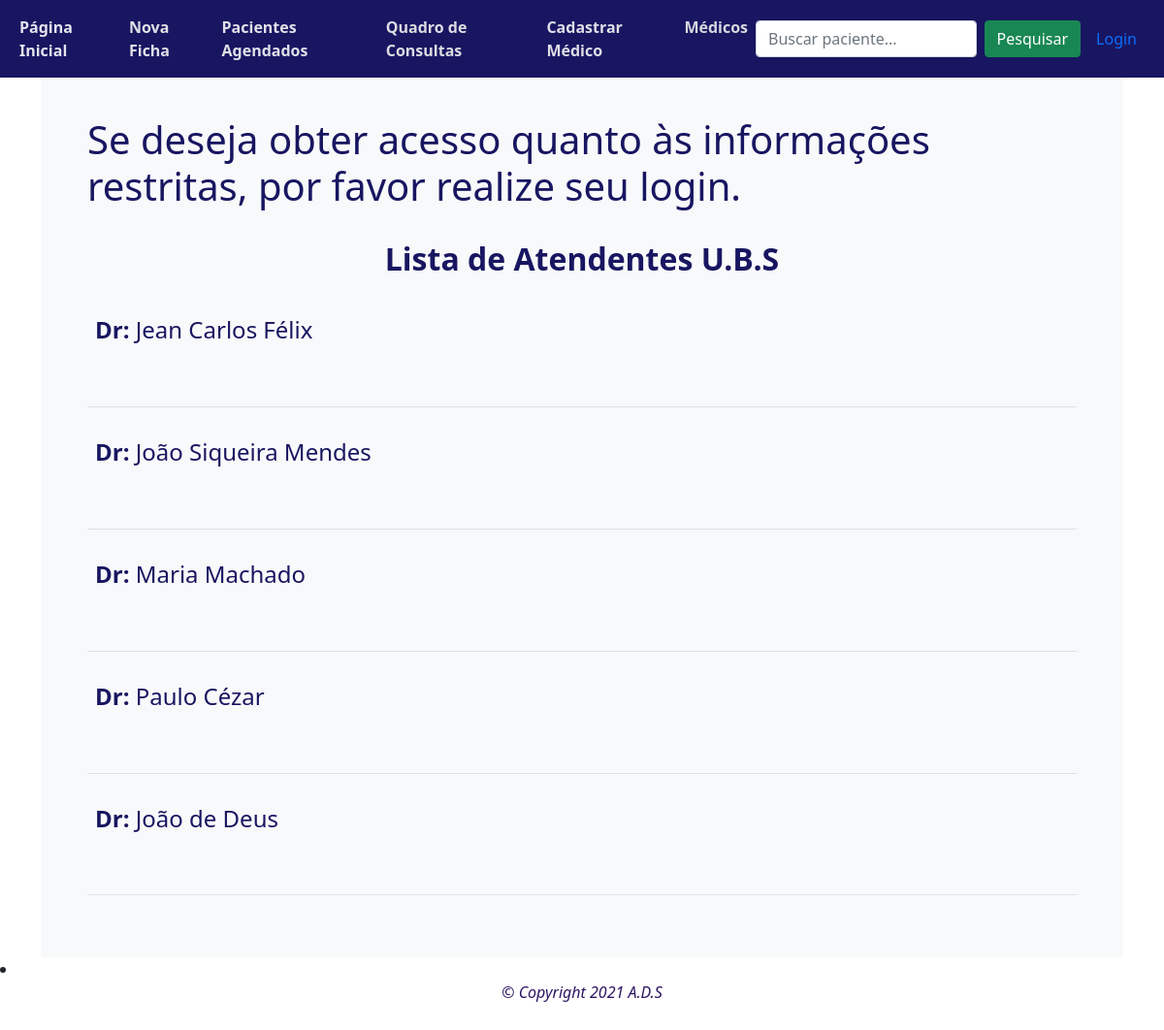
The app's page /listar_medicos with its own data.
### prontuario/models.py (models this page shows, shortened)
class Medico(models.Model):
    nome = models.CharField(max_length=200)
    especialidade = models.CharField(max_length=40)
    crm = models.CharField(max_length=8)

### prontuario/views.py (the view)
# urls.py: path('listar_medicos', views.listar_medicos, name='listar_medicos'),
def listar_medicos(request):
    medicos = Medico.objects.all()
    return render(request, 'prontuario/listar_medicos.html', {'medicos':medicos})

### prontuario/templates/prontuario/listar_medicos.html (shortened to what this page needs)
{% extends 'prontuario/base.html' %}
{% block content %}
    {% if user.is_authenticated %}
    <h3 style="color: #181661;"> Seja Bem Vindo: {{user.username}}
    <a href="{% url 'logout_usuario' %}">Sair
    </a></h3>
    <br><br>
        {% else %}
          <h1 style="color: #181661;">Se deseja obter acesso quanto às informações restritas, por favor realize seu login.</h1>
          <br>
          {% endif %}
            <center><h2 style="color: #181661;"><b>Lista de Atendentes U.B.S</b></h2></center>
            <table class="table" style="color: #181661;">
        {% for medico in medicos %}
            <tr>
                <td>
        <br>
            <h4><b>Dr:</b> {{ medico.nome }}</h4>
            <br>
             <br/>
                </td>
            </tr>
        {% endfor %}
    </table>
{% endblock %}

### prontuario/static/navbar-top-fixed.css (style rules this page uses)
body { min-height: 75rem; padding-top: 4.5rem; }

### records on screen
Medico: nome "Jean Carlos Félix"
Medico: nome "João Siqueira Mendes"
Medico: nome "Maria Machado"
Medico: nome "Paulo Cézar"
Medico: nome "João de Deus"
